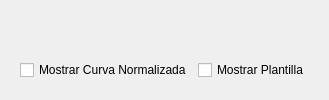
              <widget class="QWidget" name="tab_5">
               <attribute name="title">
                <string>Atenuación y Fase</string>
               </attribute>
               <layout class="QVBoxLayout" name="verticalLayout_5">
                <item>
                 <layout class="QVBoxLayout" name="verticalLayout_4">
                  <item>
                   <widget class="PlotWidget" name="Atenuacion_Plot" native="true"/>
                  </item>
                  <item>
                   <widget class="QWidget" name="Fase_Plot" native="true"/>
                  </item>
                  <item>
                   <widget class="QWidget" name="horizontalWidget" native="true">
                    <property name="sizePolicy">
                     <sizepolicy hsizetype="Preferred" vsizetype="Fixed">
                      <horstretch>0</horstretch>
                      <verstretch>0</verstretch>
                     </sizepolicy>
                    </property>
                    <layout class="QHBoxLayout" name="horizontalLayout_28">
                     <item>
                      <widget class="QCheckBox" name="Normalizada_Box_2">
                       <property name="text">
                        <string>Mostrar Curva Normalizada</string>
                       </property>
                      </widget>
                     </item>
                     <item>
                      <widget class="QCheckBox" name="Plantilla_Box">
                       <property name="text">
                        <string>Mostrar Plantilla</string>
                       </property>
                      </widget>
                     </item>
                    </layout>
                   </widget>
                  </item>
                 </layout>
                </item>
               </layout>
              </widget>
